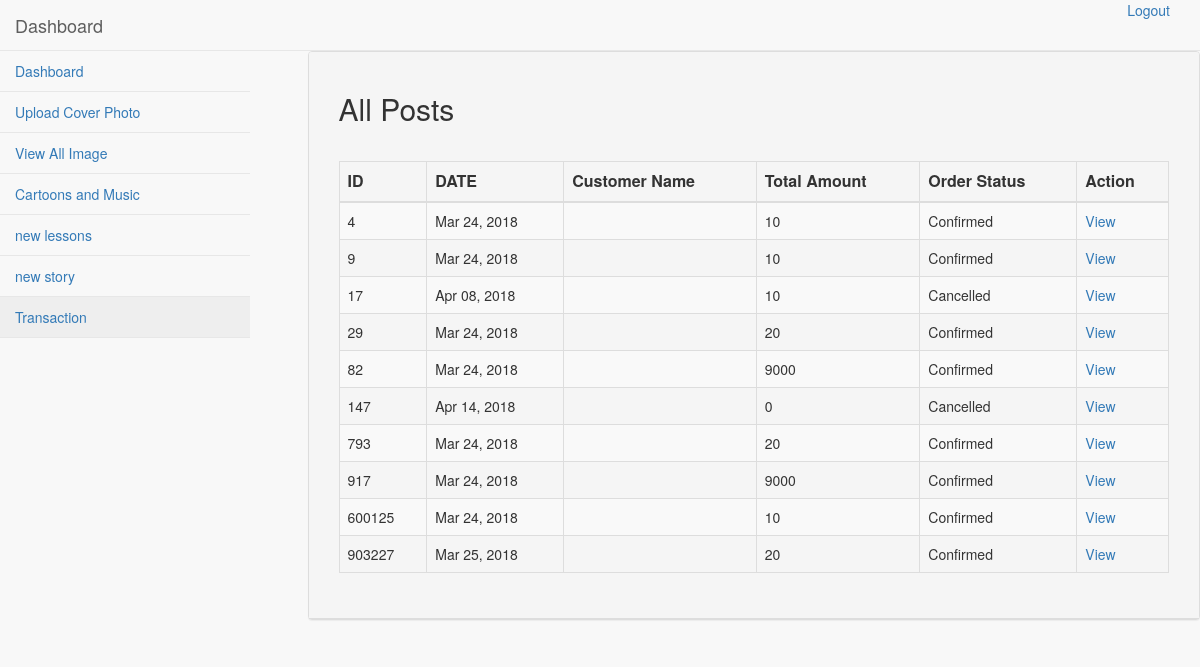
The app's page /admin/pages/transaction.php (signed in) with its own data.
### tables this page shows
CREATE TABLE `transaction` (
  `transaction_id` int(11) NOT NULL,
  `customerid` int(11) NOT NULL,
  `amount` int(11) NOT NULL,
  `order_stat` varchar(100) NOT NULL,
  `order_date` varchar(50) NOT NULL
);

### admin/pages/transaction.php (the view, shortened to what this page needs)
<!DOCTYPE html>
<?php
if(!isset($_SESSION['user_name'])){
	header("location: login.php");
	}
else {
?>
<html lang="en">
<head>
    <link href="../bower_components/bootstrap/dist/css/bootstrap.min.css" rel="stylesheet">
    <link href="../dist/css/sb-admin-2.css" rel="stylesheet">
</head>
<body>
    <div id="wrapper">
         <nav class="navbar navbar-default navbar-static-top" role="navigation" style="margin-bottom: 0">
            <div class="navbar-header">
                <a class="navbar-brand" href="index.php">Dashboard</a>
            </div>
            <ul class="nav navbar-top-links navbar-right">
                    <ul>
                        <li><a href="logout.php"><i class="fa fa-sign-out fa-fw"></i> Logout</a>
                        </li>
                    </ul>
            </ul>
            <div class="navbar-default sidebar" role="navigation">
                <div class="sidebar-nav navbar-collapse">
                    <ul class="nav" id="side-menu">
                        <li>
                            <a href="index.php"><i class="fa fa-dashboard fa-fw"></i> Dashboard</a>
                        </li>
                        <li>
                            <a href="new_images.php"><i class="fa fa-edit fa-fw"></i>Upload Cover Photo</a>
                        </li>
                        <li>
                            <a href="images.php"><i class="fa fa-photo fa-fw"></i> View All Image</span></a>
                        </li>
                          <li>
                            <a href="new_cartoons.php"><i class="fa fa-photo fa-fw"></i>Cartoons and Music</span></a>
                        </li>
                          <li>
                            <a href="new_lessons.php"><i class="fa fa-photo fa-fw"></i>new lessons</span></a>
                        </li>
                           <li>
                            <a href="storytime.php"><i class="fa fa-photo fa-fw"></i>new story</span></a>
                        </li>
                          <li>
                            <a href="transaction.php"><i class="fa fa-photo fa-fw"></i>Transaction</span></a>
                        </li>
                    </ul>
                </div>
            </div>
        </nav>
<div class="row">
    <div class="col-md-3"></div>
                <div class="col-md-9">
                    <div class="panel panel-default">
                        <div class="panel-heading">
	<div class="panel-heading">
		<h2>All Posts</h2>
	</div>
 <div class="panel-body">
	<div class="dataTable_wrapper">
		<table class="table table-striped table-bordered table-hover" id="dataTables-example">
			<thead>
                <tr style="font-size:16px;">
                    <th>ID</th>
                    <th>DATE</th>
                    <th>Customer Name</th>
                    <th>Total Amount</th>
                    <th>Order Status</th>
                    <th>Action</th>
                </tr>
                </thead>
                <tbody>
               <?php
                    global $con;
                    $query = mysqli_query($con,"SELECT * FROM transaction LEFT JOIN customer ON customer.customerid = transaction.customerid") or die(mysql_error());
                    while($fetch = mysqli_fetch_array($query))
                        {
                        $id = $fetch['transaction_id'];
                        $amnt = $fetch['amount'];
                        $o_stat = $fetch['order_stat'];
                        $o_date = $fetch['order_date'];
                        $name = $fetch['firstname'].' '.$fetch['lastname'];
                ?>
                <tr>
                    <td><?php echo $id; ?></td>
                    <td><?php echo $o_date; ?></td>
                    <td><?php echo $name; ?></td>
                    <td><?php echo $amnt; ?></td>
                    <td><?php echo $o_stat; ?></td>
                    <td><a href="receipt.php?tid=<?php echo $id; ?>">View</a>
                </tr>
                     <?php }?>
	            </tbody>
</table>
</div>
</div>
</div>
</div>
</div>
</div>
<?php } ?>
        </div>
</body>
</html>

### records on screen
transaction: transaction_id "4", order_date "Mar 24, 2018", amount "10", order_stat "Confirmed"
transaction: transaction_id "9", order_date "Mar 24, 2018", amount "10", order_stat "Confirmed"
transaction: transaction_id "17", order_date "Apr 08, 2018", amount "10", order_stat "Cancelled"
transaction: transaction_id "29", order_date "Mar 24, 2018", amount "20", order_stat "Confirmed"
transaction: transaction_id "82", order_date "Mar 24, 2018", amount "9000", order_stat "Confirmed"
transaction: transaction_id "147", order_date "Apr 14, 2018", amount "0", order_stat "Cancelled"
transaction: transaction_id "793", order_date "Mar 24, 2018", amount "20", order_stat "Confirmed"
transaction: transaction_id "917", order_date "Mar 24, 2018", amount "9000", order_stat "Confirmed"
transaction: transaction_id "600125", order_date "Mar 24, 2018", amount "10", order_stat "Confirmed"
transaction: transaction_id "903227", order_date "Mar 25, 2018", amount "20", order_stat "Confirmed"
